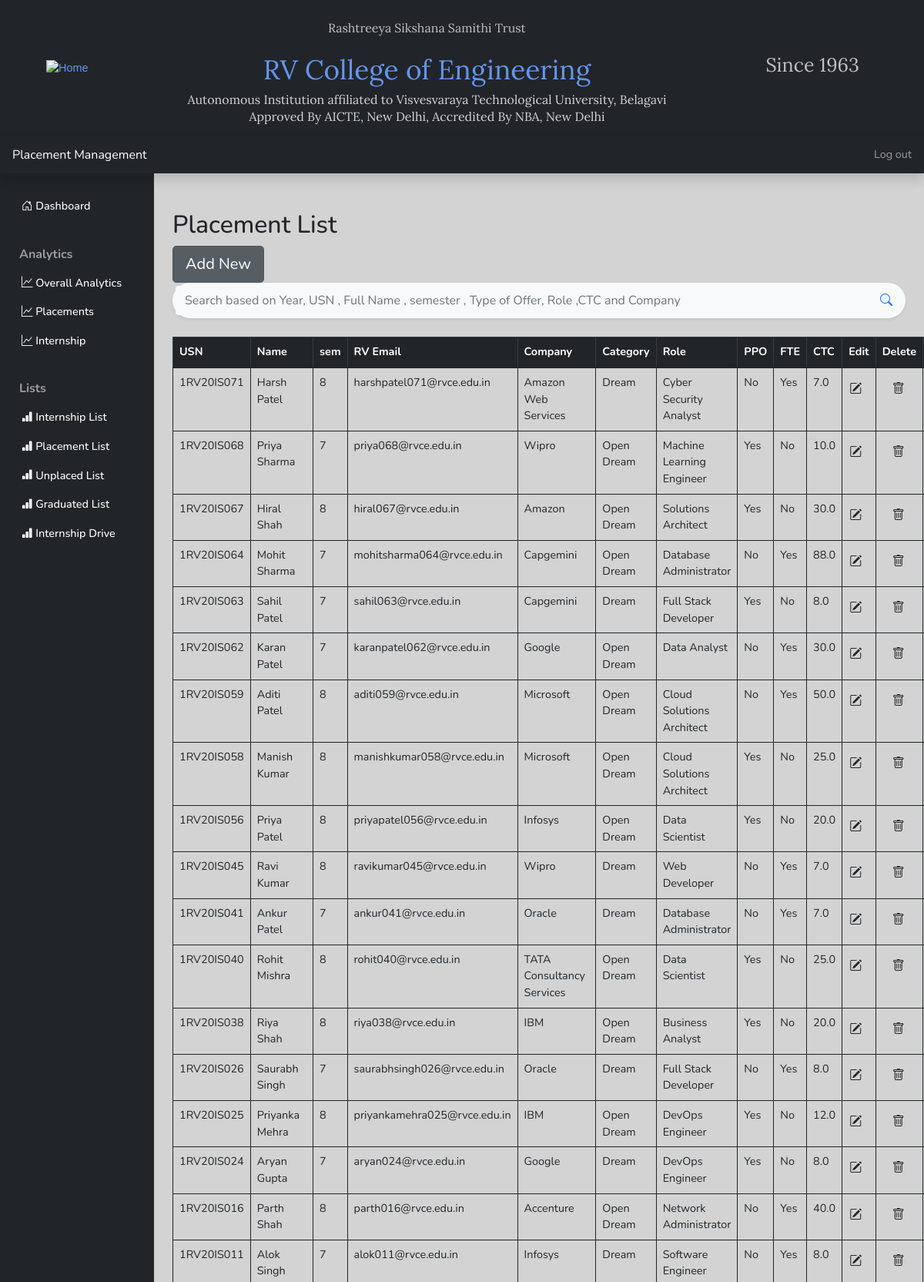
The page /Student_SPC/Plist/ (signed in, upper part) on the database its author committed.
### main_app/models.py (models this page shows)
class Placements(models.Model):
    Usn = models.CharField(max_length=15)
    Full_name=models.CharField(max_length=50)
    semester=models.CharField(max_length=15,choices=sem_choices)
    rvce_email=models.CharField(max_length=50)
    personal_email=models.CharField(max_length=50)
    phone=models.CharField(max_length=15)
    Interested_In_higherStudies=models.CharField(max_length=5,choices=higher_choices)
    Category=models.CharField(max_length=20,choices=Type_choices)
    Company=models.CharField(max_length=25)
    Company_addr=models.CharField(max_length=300)
    Intern=models.CharField(max_length=5,choices=higher_choices)
    Duration_of_Internship=models.IntegerField(default=0)
    Ppo=models.CharField(max_length=15,choices=higher_choices)
    Fte=models.CharField(max_length=15,choices=higher_choices)
    Date_of_offer=models.DateField(max_length=25)
    Role=models.CharField(max_length=20)
    Ctc=models.FloatField(default=0)

### main_app/views.py (the view)
# urls.py: path('Plist/',views.Placements_list,name='Placed_list'),
@login_required
def Placements_list(request):
    if'q'in request.GET:
        q=request.GET['q']
        multiple_q=Q(Q(Full_name__icontains=q)|Q(Date_of_offer__icontains=q)|Q(Usn__icontains=q)|Q(semester__icontains=q)|Q(Category__icontains=q)|Q(Role__icontains=q)|Q(Company__icontains=q)|Q(Ctc__icontains=q))
        data=Placements.objects.filter(multiple_q).order_by('-Usn')
    else:
        data=Placements.objects.all().order_by('-Usn')
    context={'PlacedList':data}
    return render(request,"Placement_list.html",context)

### main_app/templates/Placement_list.html (shortened to what this page needs)
{% extends 'base.html'%}
{% block sidebar %}
{% include 'SPCsidebar.html'%}
{% endblock %}
{% block content %}
<main class="col-md-9 ms-sm-auto col-lg-10 px-md-4">
    <h1 class="mt-5 h2">Placement List</h1>
    {% if user.is_authenticated and user.is_staff or user.is_superuser %}
    <a href="{% url 'Placed_form' %}" class="btn btn-secondary btn-lg active" role="button" aria-pressed="true">Add New</a>
    {% endif %}
    <br>
    <form action="">
        <div class="p-1 bg-light rounded rounded-pill shadow-sm mb-4">
          <div class="input-group">
            <input type="search" name="q" placeholder="Search based on Year, USN , Full Name , semester , Type of Offer, Role ,CTC and Company" aria-describedby="button-addon1" class="form-control border-0 bg-light">
            <div class="input-group-append">
              <button id="button-addon1" type="submit" class="btn btn-link text-primary"><i class="bi bi-search"></i></button>
            </div>
          </div>
        </div>
        </form>
        <table class="mt-4 table table-bordered border-dark">
            <thead class="table-dark">
                <tr>
                    <th scope="col">USN</th>
                    <th scope="col">Name</th>
                    <th scope="col">sem</th>
                    <th scope="col">RV Email</th>
                    <th scope="col">Company</th>
                    <th scope="col">Category</th>
                    <th scope="col">Role</th>
                    <th scope="col">PPO</th>
                    <th scope="col">FTE</th>
                    <th scope="col">CTC</th>
                    {% if user.is_authenticated and user.is_staff or user.is_superuser %}
                    <th scope="col">Edit</th>
                    <th scope="col">Delete</th>
                    {% endif %}
                </tr>
            </thead>
            <tbody>
                {% for list in PlacedList %}
                <tr>
                    <td>{{list.Usn}}</td>
                    <td>{{list.Full_name}}</td>
                    <td>{{list.semester}}</td>
                    <td>{{list.rvce_email}}</td>
                    <td>{{list.Company}}</td>
                    <td>{{list.Category}} </td>
                    <td>{{list.Role}}</td>
                    <td>{{list.Ppo}}</td>
                    <td>{{list.Fte}}</td>
                    <td>{{list.Ctc}}</td>
                    {% if user.is_authenticated and user.is_staff or user.is_superuser %}
                    <td>
                       <a href="{% url 'Placedupdate' list.id %}" class="btn text secondary px-0">
                        <i class="bi bi-pencil-square"></i>
                       </a>
                    </td>
                    <td>
                    <form action="{% url 'Placeddel' list.id %}" method="post" onsubmit = "return confirm('Are you sure you want to delete?')">
                        <button type="'submit" class="btn">
                            <i class="bi bi-trash"></i>
                        </button>
                    </form>
                    </td>
                    {% endif %}
                </tr>
                {% endfor %}
            </tbody>
        </table>
    </div>
{% endblock %}

### static/css/style.css (style rules this page uses)
body { font-size: 0.9rem; font-family: 'Nunito', sans-serif; background-color:#d3d3d3; }
a { color: cornflowerblue; text-decoration: none; }
td { overflow: hidden; text-overflow: ellipsis; word-wrap: break-word; }

### rows shown on the page
Placements: Usn "1RV20IS071", Full_name "Harsh Patel", semester "8", rvce_email "harshpatel071@rvce.edu.in", Company "Amazon Web Services", Category "Dream", Role "Cyber Security Analyst", Ppo "No", Fte "Yes", Ctc "7.0"
Placements: Usn "1RV20IS068", Full_name "Priya Sharma", semester "7", rvce_email "priya068@rvce.edu.in", Company "Wipro", Category "Open Dream", Role "Machine Learning Engineer", Ppo "Yes", Fte "No", Ctc "10.0"
Placements: Usn "1RV20IS067", Full_name "Hiral Shah", semester "8", rvce_email "hiral067@rvce.edu.in", Company "Amazon", Category "Open Dream", Role "Solutions Architect", Ppo "Yes", Fte "No", Ctc "30.0"
Placements: Usn "1RV20IS064", Full_name "Mohit Sharma", semester "7", rvce_email "mohitsharma064@rvce.edu.in", Company "Capgemini", Category "Open Dream", Role "Database Administrator", Ppo "No", Fte "Yes", Ctc "88.0"
Placements: Usn "1RV20IS063", Full_name "Sahil Patel", semester "7", rvce_email "sahil063@rvce.edu.in", Company "Capgemini", Category "Dream", Role "Full Stack Developer", Ppo "Yes", Fte "No", Ctc "8.0"
Placements: Usn "1RV20IS062", Full_name "Karan Patel", semester "7", rvce_email "karanpatel062@rvce.edu.in", Company "Google", Category "Open Dream", Role "Data Analyst", Ppo "No", Fte "Yes", Ctc "30.0"
Placements: Usn "1RV20IS059", Full_name "Aditi Patel", semester "8", rvce_email "aditi059@rvce.edu.in", Company "Microsoft", Category "Open Dream", Role "Cloud Solutions Architect", Ppo "No", Fte "Yes", Ctc "50.0"
Placements: Usn "1RV20IS058", Full_name "Manish Kumar", semester "8", rvce_email "manishkumar058@rvce.edu.in", Company "Microsoft", Category "Open Dream", Role "Cloud Solutions Architect", Ppo "Yes", Fte "No", Ctc "25.0"
Placements: Usn "1RV20IS056", Full_name "Priya Patel", semester "8", rvce_email "priyapatel056@rvce.edu.in", Company "Infosys", Category "Open Dream", Role "Data Scientist", Ppo "Yes", Fte "No", Ctc "20.0"
Placements: Usn "1RV20IS045", Full_name "Ravi Kumar", semester "8", rvce_email "ravikumar045@rvce.edu.in", Company "Wipro", Category "Dream", Role "Web Developer", Ppo "No", Fte "Yes", Ctc "7.0"
Placements: Usn "1RV20IS041", Full_name "Ankur Patel", semester "7", rvce_email "ankur041@rvce.edu.in", Company "Oracle", Category "Dream", Role "Database Administrator", Ppo "No", Fte "Yes", Ctc "7.0"
Placements: Usn "1RV20IS040", Full_name "Rohit Mishra", semester "8", rvce_email "rohit040@rvce.edu.in", Company "TATA Consultancy Services", Category "Open Dream", Role "Data Scientist", Ppo "Yes", Fte "No", Ctc "25.0"
Placements: Usn "1RV20IS038", Full_name "Riya Shah", semester "8", rvce_email "riya038@rvce.edu.in", Company "IBM", Category "Open Dream", Role "Business Analyst", Ppo "Yes", Fte "No", Ctc "20.0"
Placements: Usn "1RV20IS026", Full_name "Saurabh Singh", semester "7", rvce_email "saurabhsingh026@rvce.edu.in", Company "Oracle", Category "Dream", Role "Full Stack Developer", Ppo "No", Fte "Yes", Ctc "8.0"
Placements: Usn "1RV20IS025", Full_name "Priyanka Mehra", semester "8", rvce_email "priyankamehra025@rvce.edu.in", Company "IBM", Category "Open Dream", Role "DevOps Engineer", Ppo "Yes", Fte "No", Ctc "12.0"
Placements: Usn "1RV20IS024", Full_name "Aryan Gupta", semester "7", rvce_email "aryan024@rvce.edu.in", Company "Google", Category "Dream", Role "DevOps Engineer", Ppo "Yes", Fte "No", Ctc "8.0"
Placements: Usn "1RV20IS016", Full_name "Parth Shah", semester "8", rvce_email "parth016@rvce.edu.in", Company "Accenture", Category "Open Dream", Role "Network Administrator", Ppo "No", Fte "Yes", Ctc "40.0"
Placements: Usn "1RV20IS011", Full_name "Alok Singh", semester "7", rvce_email "alok011@rvce.edu.in", Company "Infosys", Category "Dream", Role "Software Engineer", Ppo "No", Fte "Yes", Ctc "8.0"
